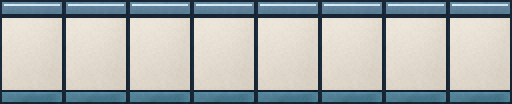
#> input picture demo/hospital_integration/repair_candidates/back_wall_refresh_v2/godot_8cell_approved.png, 512 x 104 px; its folder holds only this picture in this run
$ python build_review.py
#> lines starting #> are read from the running program, lines starting #| are printed output that depends on the picture
from pathlib import Path
from PIL import Image, ImageDraw, ImageFont
P = Path(__file__).resolve().parent
sheet = Image.new('RGB', (1584,572), (24,35,49))
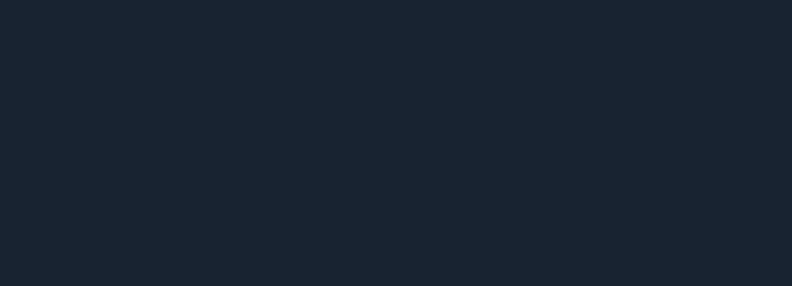
#> sheet: PIL image 1584x572 RGB (shown at 1/2 size); mean R, G, B 24, 35, 49
draw = ImageDraw.Draw(sheet)
font = ImageFont.truetype('C:/Windows/Fonts/arial.ttf',17)
for i,label in enumerate(['approved','v1','v2']):
    x = 8+i*528
    draw.text((x,8),label.upper()+' / Godot 2x / identical camera',font=font,fill='white')
    sheet.paste(Image.open(P/f'godot_8cell_{label}.png'),(x,36))
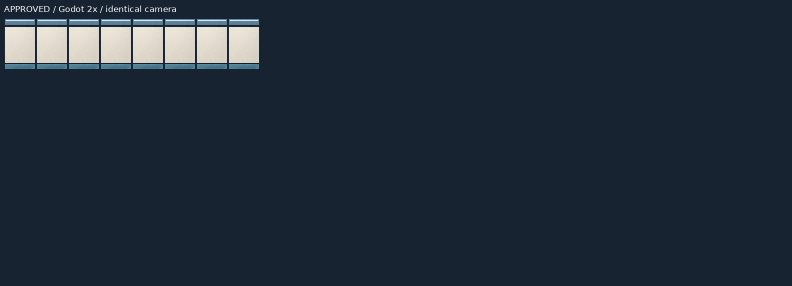
#> sheet: PIL image 1584x572 RGB (shown at 1/2 size); mean R, G, B 32.8, 43.4, 56.5
    draw.text((x,154),'Internal doorway wall / unchanged scene',font=font,fill='white')
#> (the run stopped early here; a loop or call above may not have finished)
